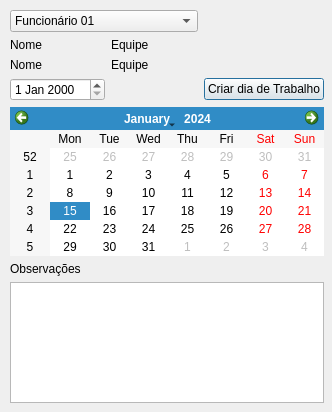
<?xml version="1.0" encoding="UTF-8"?>
<ui version="4.0">
 <class>adicionarTrabalho</class>
 <widget class="QDialog" name="adicionarTrabalho">
  <property name="geometry">
   <rect>
    <x>0</x>
    <y>0</y>
    <width>332</width>
    <height>412</height>
   </rect>
  </property>
  <property name="windowTitle">
   <string>Dialog</string>
  </property>
  <widget class="QWidget" name="layoutWidget">
   <property name="geometry">
    <rect>
     <x>10</x>
     <y>10</y>
     <width>314</width>
     <height>393</height>
    </rect>
   </property>
   <layout class="QGridLayout" name="gridLayout">
    <item row="2" column="1">
     <widget class="QLabel" name="label_Equipe">
      <property name="text">
       <string>Equipe</string>
      </property>
     </widget>
    </item>
    <item row="0" column="0" colspan="2">
     <widget class="QComboBox" name="comboBox_funcionario">
      <item>
       <property name="text">
        <string>Funcionário 01</string>
       </property>
      </item>
      <item>
       <property name="text">
        <string>Funcionário 02</string>
       </property>
      </item>
      <item>
       <property name="text">
        <string>Funcionário 03</string>
       </property>
      </item>
      <item>
       <property name="text">
        <string>Funcionário 04</string>
       </property>
      </item>
      <item>
       <property name="text">
        <string>Funcionário 05</string>
       </property>
      </item>
      <item>
       <property name="text">
        <string>Funcionário 06</string>
       </property>
      </item>
      <item>
       <property name="text">
        <string>Funcionário 07</string>
       </property>
      </item>
      <item>
       <property name="text">
        <string>Funcionário 08</string>
       </property>
      </item>
      <item>
       <property name="text">
        <string>Funcionário 09</string>
       </property>
      </item>
      <item>
       <property name="text">
        <string>Funcionário 10</string>
       </property>
      </item>
     </widget>
    </item>
    <item row="1" column="1">
     <widget class="QLabel" name="label_tituloEquipe">
      <property name="text">
       <string>Equipe</string>
      </property>
     </widget>
    </item>
    <item row="4" column="0" colspan="3">
     <widget class="QCalendarWidget" name="calendarioWidget"/>
    </item>
    <item row="5" column="0">
     <widget class="QLabel" name="label_obs">
      <property name="text">
       <string>Observações</string>
      </property>
     </widget>
    </item>
    <item row="1" column="0">
     <widget class="QLabel" name="label_tituloNome">
      <property name="text">
       <string>Nome</string>
      </property>
     </widget>
    </item>
    <item row="2" column="0">
     <widget class="QLabel" name="label_Nome">
      <property name="text">
       <string>Nome</string>
      </property>
     </widget>
    </item>
    <item row="3" column="2">
     <widget class="QPushButton" name="pushButton_criarTrabalho">
      <property name="text">
       <string>Criar dia de Trabalho</string>
      </property>
     </widget>
    </item>
    <item row="3" column="0">
     <widget class="QDateEdit" name="dateEdit"/>
    </item>
    <item row="6" column="0" colspan="3">
     <widget class="QPlainTextEdit" name="plainTextEdit_obs"/>
    </item>
   </layout>
  </widget>
 </widget>
 <resources/>
 <connections/>
</ui>
